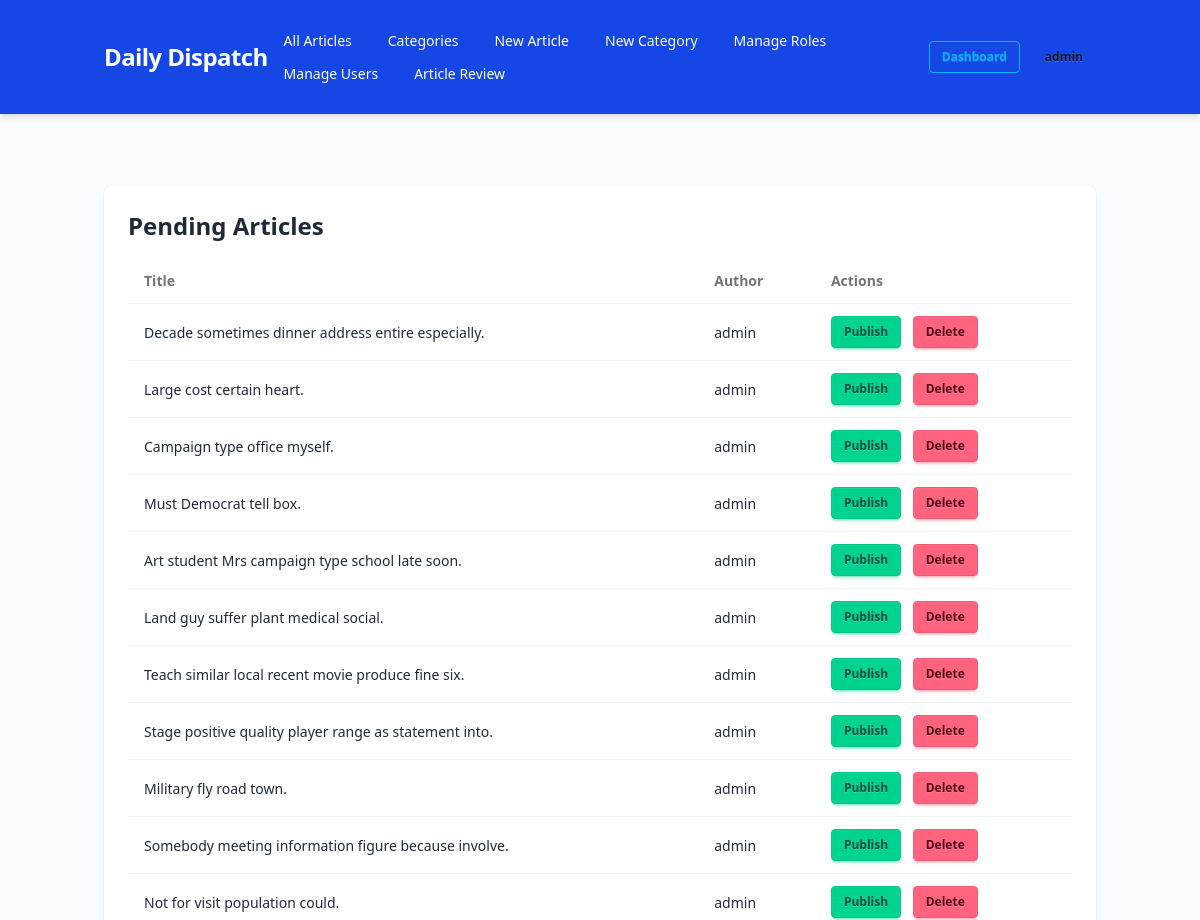
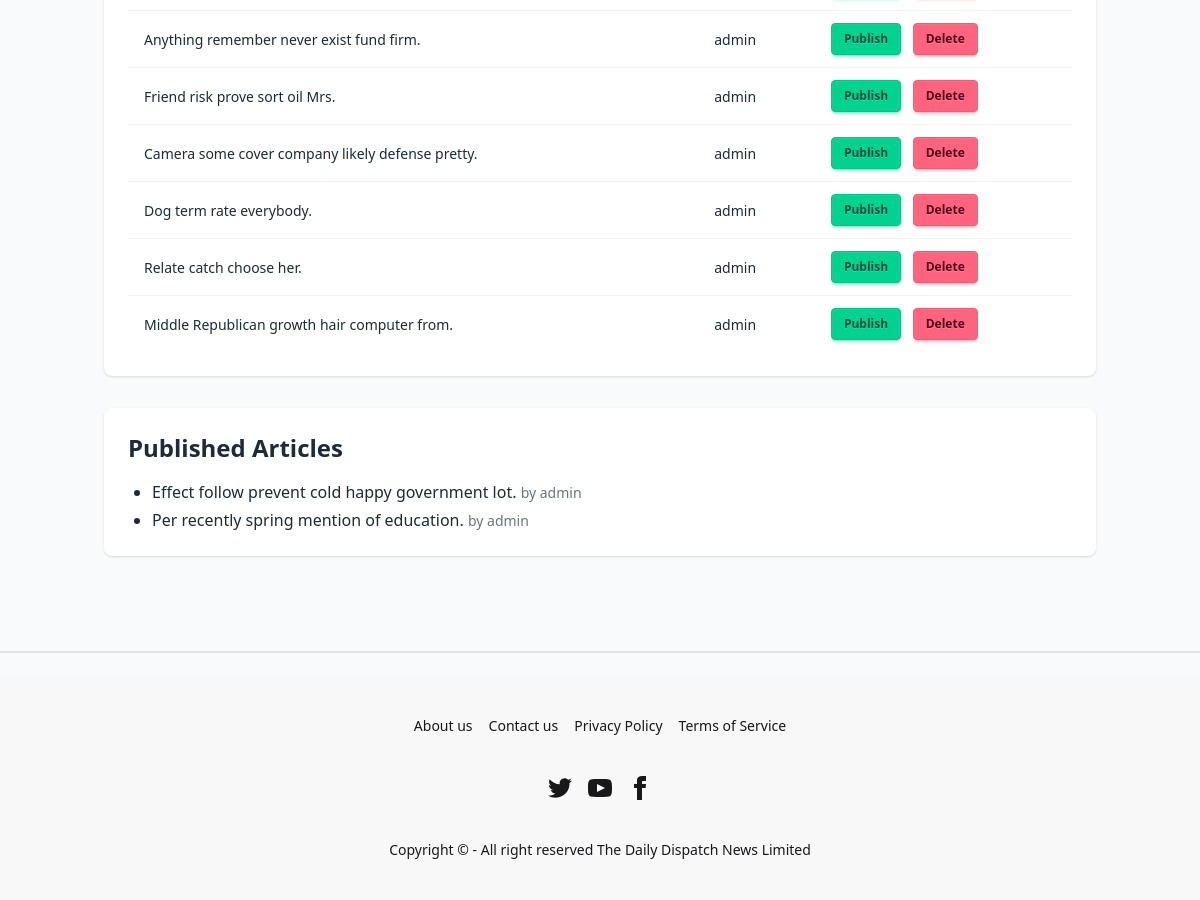
The app's page /articles/review/ (signed in), older data (2 pictures, top to bottom).
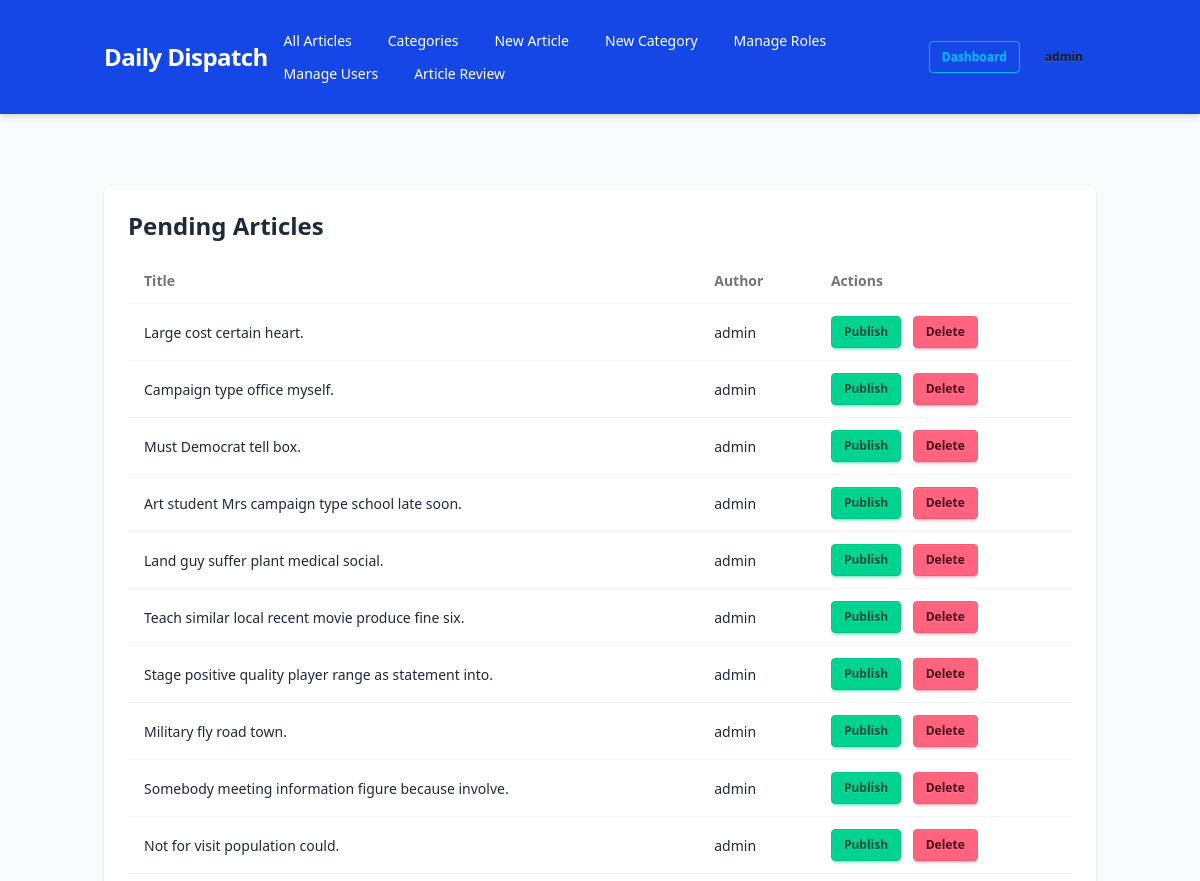
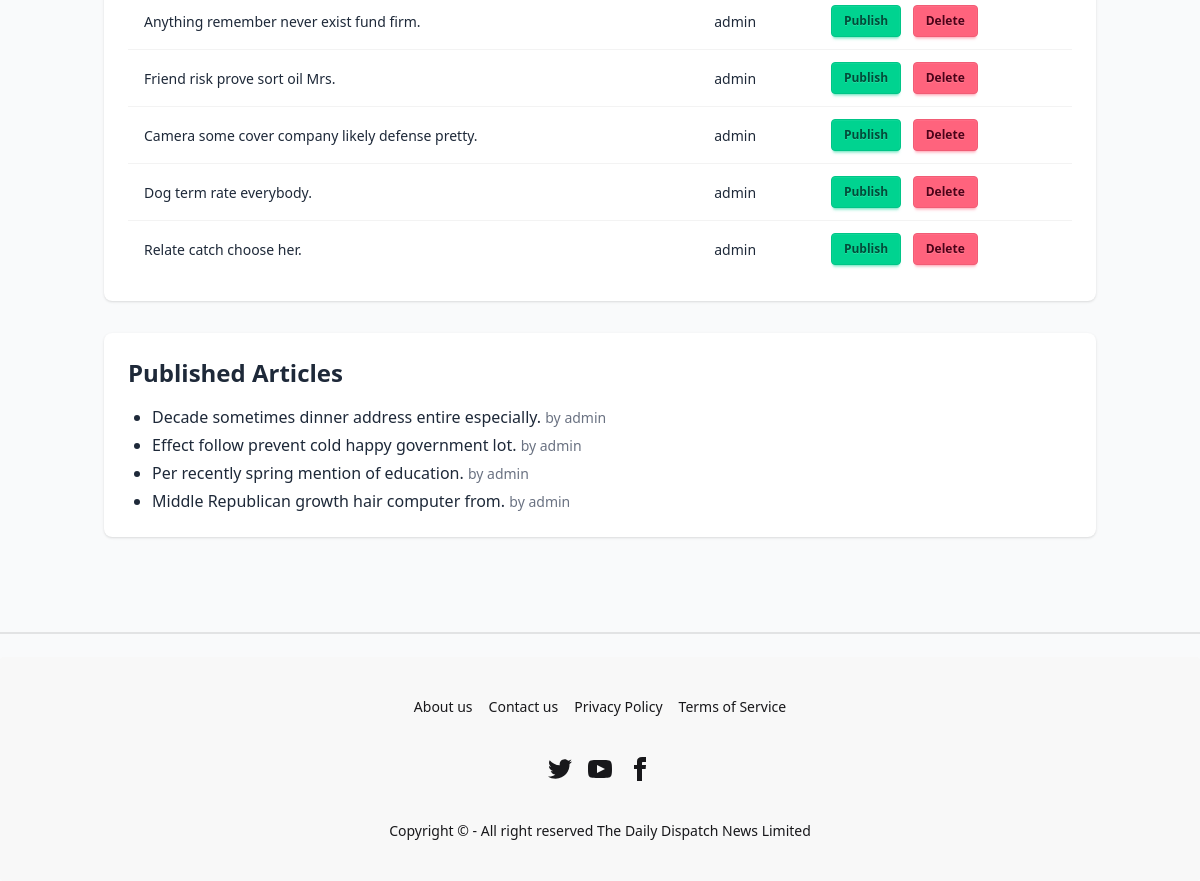
The same page, newer data (2 pictures, top to bottom).
### news/models.py (models this page shows, shortened)
class Article(models.Model):
    STATUS_CHOICES = (
        ("pending", "Pending"),
        ("published", "Published"),
    )
    title = models.CharField(max_length=200)
    slug = models.SlugField(unique=True, blank=True)
    content = models.TextField()
    image = models.ImageField(upload_to="articles/", blank=True, null=True)
    author = models.ForeignKey(User, on_delete=models.CASCADE)
    category = models.ForeignKey(Category, on_delete=models.SET_NULL, null=True, blank=True,  related_name="articles")
    created_at = models.DateTimeField(auto_now_add=True)
    updated_at = models.DateTimeField(auto_now=True)
    status = models.CharField(max_length=20, choices=STATUS_CHOICES, default="pending")

### news/views.py (the view)
# urls.py: path("articles/review/", review_articles, name="review_articles"),
@login_required
@user_passes_test(is_admin_or_editor, login_url='users:no_permission')
def review_articles(request):
    pending_articles = Article.objects.filter(status="pending").select_related('author', 'category').order_by('-created_at')
    published_articles = Article.objects.filter(status="published").select_related('author', 'category').order_by('-created_at')
    return render(request, "articles/review_articles.html", {
        "pending_articles": pending_articles,
        "published_articles": published_articles,
    })

### users/context_processors.py (called while the page is built)
def user_roles(request):
    if request.user.is_authenticated:
        return {
            "is_admin_user": is_admin(request.user),
            "is_editor_user": is_editor(request.user),
            "is_reporter_user": is_reporter(request.user),
        }
    return {
        "is_admin_user": False,
        "is_editor_user": False,
        "is_reporter_user": False,
    }

### users/utils.py (called while the page is built)
def is_admin_or_editor(user):
    return is_admin(user) or is_editor(user)

def is_admin(user):
    return user.is_authenticated and user.groups.filter(name="Admin").exists()

def is_editor(user):
    return user.is_authenticated and user.groups.filter(name="Editor").exists()

def is_reporter(user):
    return user.is_authenticated and user.groups.filter(name="Reporter").exists()

### templates/articles/review_articles.html (shortened to what this page needs)
{% extends "base.html" %}
{% block content %}
<div class="max-w-7xl mx-auto py-10 space-y-8">
  <div class="card shadow bg-base-100 p-6">
    <h2 class="text-2xl font-semibold mb-4">Pending Articles</h2>
    {% if pending_articles %}
    <div class="overflow-x-auto">
      <table class="table w-full">
        <thead>
          <tr>
            <th>Title</th>
            <th>Author</th>
            <th>Actions</th>
          </tr>
        </thead>
        <tbody>
          {% for article in pending_articles %}
          <tr>
            <td>{{ article.title }}</td>
            <td>{{ article.author.username }}</td>
            <td class="space-x-2">
              <a href="{% url 'news:approve_article' article.pk %}" class="btn btn-success btn-sm">Publish</a>
              <form action="{% url 'news:reject_article' article.pk %}" method="post" class="inline">
                <button type="submit" class="btn btn-error btn-sm">Delete</button>
              </form>
            </td>
          </tr>
          {% endfor %}
        </tbody>
      </table>
    </div>
    {% else %}
    <p class="text-gray-500">No pending articles.</p>
    {% endif %}
  </div>
  <div class="card shadow bg-base-100 p-6">
    <h2 class="text-2xl font-semibold mb-4">Published Articles</h2>
    {% if published_articles %}
    <ul class="list-disc pl-6 space-y-1">
      {% for article in published_articles %}
      <li>
        <span class="font-medium">{{ article.title }}</span>
        <span class="text-sm text-gray-500">by {{ article.author.username }}</span>
      </li>
      {% endfor %}
    </ul>
    {% else %}
    <p class="text-gray-500">No published articles yet.</p>
    {% endif %}
  </div>
</div>
{% endblock %}

### templates/base.html (shortened to what this page needs)
{% load static %}
<!DOCTYPE html>
<html lang="en">
<head>
  <link href="https://cdn.jsdelivr.net/npm/daisyui@5" rel="stylesheet" type="text/css" />
  <script src="https://cdn.jsdelivr.net/npm/@tailwindcss/browser@4"></script>
</head>
<body class="bg-gray-50 text-gray-800 font-sans">
  <nav class="bg-blue-700 text-white shadow-md sticky top-0 z-50">
    <div class="container mx-auto flex items-center justify-between p-4">
      <div class="flex-shrink-0">
        <a href="{% url 'news:article_list' %}" class="font-extrabold text-2xl tracking-tight">
          Daily Dispatch
        </a>
      </div>
      {% if user.is_authenticated %}
      <div class="flex-1 flex justify-center">
        <ul class="menu menu-horizontal px-1 hidden lg:flex space-x-3">
          <li><a href="{% url 'news:article_list' %}">All Articles</a></li>
          <li><a href="{% url 'news:category_list' %}">Categories</a></li>
          {% for group in user.groups.all %}
            {% if group.name == "Admin" or user.is_superuser %}
              <li><a href="{% url 'news:create_article' %}">New Article</a></li>
              <li><a href="{% url 'news:create_category' %}">New Category</a></li>
              <li><a href="{% url 'users:group_list' %}">Manage Roles</a></li>
              <li><a href="{% url 'users:user_list' %}">Manage Users</a></li>
              <li><a href="{% url 'news:review_articles' %}">Article Review</a></li>
            {% elif group.name == "Editor" %}
              <li><a href="{% url 'news:create_article' %}">New Article</a></li>
              <li><a href="{% url 'news:create_category' %}">New Category</a></li>
              <li><a href="{% url 'news:review_articles' %}">Article Review</a></li>
            {% elif group.name == "Reporter" %}
              <li><a href="{% url 'news:create_article' %}">New Article</a></li>
            {% endif %}
          {% endfor %}
        </ul>
      </div>
      {% endif %}
      <div class="flex items-center space-x-3">
        {% if user.is_authenticated %}
          {% for group in user.groups.all %}
            {% if group.name == "Admin" %}
              <a href="{% url 'users:admin_dashboard' %}" class="btn btn-sm btn-outline btn-info">Dashboard</a>
            {% elif group.name == "Editor" %}
              <a href="{% url 'users:editor_dashboard' %}" class="btn btn-sm btn-outline btn-info">Dashboard</a>
            {% elif group.name == "Reporter" %}
              <a href="{% url 'users:reporter_dashboard' %}" class="btn btn-sm btn-outline btn-info">Dashboard</a>
            {% endif %}
          {% endfor %}
          <div class="dropdown dropdown-end">
            <label tabindex="0" class="btn btn-sm btn-ghost rounded-btn">{{ user.username }}</label>
          </div>
        {% else %}
          <a href="{% url 'users:login' %}" class="hover:text-gray-200">Login</a>
          <a href="{% url 'users:signup' %}" class="hover:text-gray-200">Signup</a>
        {% endif %}
      </div>
    </div>
  </nav>
  <main class="container mx-auto px-4 py-8">
    {% block content %}{% endblock %}
  </main>
  <div class="flex w-full flex-col">
    <div class="divider"></div>
  </div>
  <footer class="footer footer-horizontal footer-center bg-base-200 text-base-content rounded p-10">
    <nav class="grid grid-flow-col gap-4">
      <a class="link link-hover">About us</a>
      <a class="link link-hover">Contact us</a>
      <a class="link link-hover">Privacy Policy</a>
      <a class="link link-hover">Terms of Service</a>
    </nav>
    <nav>
      <div class="grid grid-flow-col gap-4">
        <a>
        </a>
        <a>
        </a>
        <a>
          <svg
            xmlns="http://www.w3.org/2000/svg"
            width="24"
            height="24"
            viewBox="0 0 24 24"
            class="fill-current">
            <path
              d="M9 8h-3v4h3v12h5v-12h3.642l.358-4h-4v-1.667c0-.955.192-1.333 1.115-1.333h2.885v-5h-3.808c-3.596 0-5.192 1.583-5.192 4.615v3.385z"></path>
          </svg>
        </a>
      </div>
    </nav>
    <aside>
      <p>Copyright © {{ now|date:"Y" }} - All right reserved The Daily Dispatch News Limited</p>
    </aside>
  </footer>
</body>
</html>

Row changes from the older to the newer data that the page shows:
changed Article "Decade sometimes dinner address entire especially.": moves from the list under "Pending Articles" to the list under "Published Articles"
changed Article "Middle Republican growth hair computer from.": moves from the list under "Pending Articles" to the list under "Published Articles"
